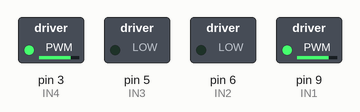
Bench run of a sketch on a simulated Arduino Uno, built with avr-gcc and run on an emulated ATmega328P. Shown: switched loads named in the sketch (green lamp = pin HIGH).

Above: at 0.1 s.
Timing chart, 0 to 1.6 s (numbered marks = the images above):
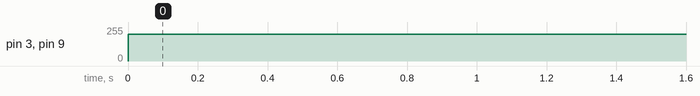

Measured:
- by itself, pin 3 (IN4), pin 9 (IN1): 0/255 → 200/255 at 0.00 s

The sketch:

L293D__TEST.ino
```cpp
#define IN1 9
#define IN2 6
#define IN3 5
#define IN4 3


void setup() {
  // put your setup code here, to run once:
  Serial.begin(9600);
  pinMode(IN1, OUTPUT);
  pinMode(IN2, OUTPUT);
  pinMode(IN3, OUTPUT);
  pinMode(IN4, OUTPUT);

}

void loop() {
  // put your main code here, to run repeatedly:


  analogWrite (IN1, 200);
  analogWrite (IN2, 0);
  analogWrite (IN3, 0);
  analogWrite (IN4, 200);
}
```
